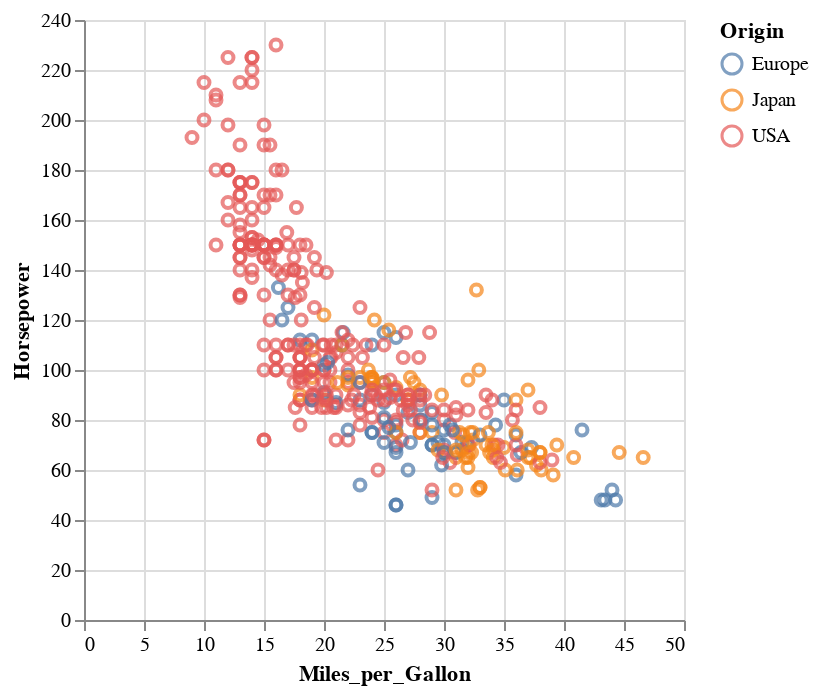

The code cell stored with this chart in its notebook:
### Code cell
# add color to a continous variable
alt.Chart(cars).mark_point().encode(
    x = 'Miles_per_Gallon',
    y = 'Horsepower',
    color = 'Origin')

### Figure 1 — Vega-Lite specification as saved in the notebook (floating-point values rounded to 4 significant figures; data arrays with more than 128 entries replaced by an {"elided": "..."} marker saying what was removed)
{"config": {"view": {"continuousWidth": 300, "continuousHeight": 300}}, "data": {"name": "data-583e73726c1545c56c203344161a975c"}, "mark": {"type": "point"}, "encoding": {"color": {"field": "Origin", "type": "nominal"}, "x": {"field": "Miles_per_Gallon", "type": "quantitative"}, "y": {"field": "Horsepower", "type": "quantitative"}}, "$schema": "https://vega.github.io/schema/vega-lite/v5.20.1.json", "datasets": {"data-583e73726c1545c56c203344161a975c": {"elided": "406 records"}}}
